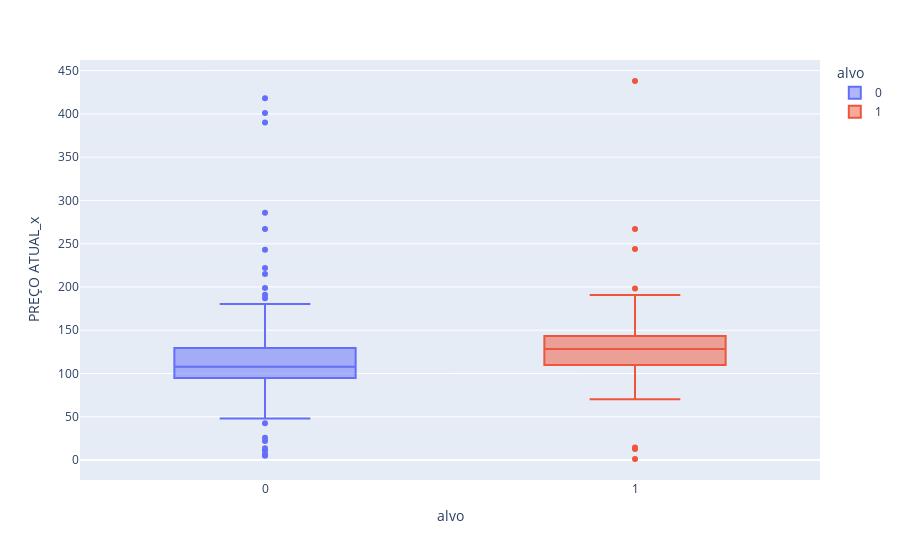

This figure's notebook cell:
### Markdown cell above
retirando outiliers:

### Code cell
px.box(dfjoin[dfjoin['PREÇO ATUAL_x']<500],x='alvo',y='PREÇO ATUAL_x',color='alvo')

### Figure 1 — Plotly figure (JSON) as saved in the notebook; plotly's stock layout.template omitted (floating-point values rounded to 4 significant figures)
{"data": [{"alignmentgroup": "True", "hovertemplate": "alvo=%{x}<br>PREÇO ATUAL_x=%{y}<extra></extra>", "legendgroup": "0", "marker": {"color": "#636efa"}, "name": "0", "notched": false, "offsetgroup": "0", "orientation": "v", "showlegend": true, "type": "box", "x": [0, 0, 0, 0, 0, 0, 0, 0, 0, 0, 0, 0, 0, 0, 0, 0, 0, 0, 0, 0, 0, 0, 0, 0, 0, 0, 0, 0, 0, 0, 0, 0, 0, 0, 0, 0, 0, 0, 0, 0, 0, 0, 0, 0, 0, 0, 0, 0, 0, 0, 0, 0, 0, 0, 0, 0, 0, 0, 0, 0, 0, 0, 0, 0, 0, 0, 0, 0, 0, 0, 0, 0, 0, 0, 0, 0, 0, 0, 0, 0, 0, 0, 0, 0, 0, 0, 0, 0, 0, 0, 0, 0, 0, 0, 0, 0, 0, 0, 0, 0, 0, 0, 0, 0, 0, 0, 0, 0, 0, 0, 0, 0], "x0": " ", "xaxis": "x", "y": [101.3, 118.7, 109, 157.5, 62.19, 103.7, 168.7, 122.8, 95, 111.3, 99.5, 100.4, 88.19, 91.49, 84.95, 110.2, 96, 59.8, 101.5, 390, 172.0, 48, 266.9, 125.6, 115, 71.9, 6.21, 5.12, 111, 401, 186.9, 110.9, 109.9, 285.9, 119, 103.0, 180.5, 198.7, 167.8, 243.0, 112.2, 191.2, 95.7, 90.66, 114.6, 130.1, 103.9, 114.3, 115.4, 6.51, 174.8, 106.9, 125.4, 110.4, 11.49, 179.2, 94.5, 96.4, 109.5, 109, 25.9, 126.5, 57.99, 108, 418, 87, 22, 107.8, 73.86, 170, 94, 54.3, 103.7, 116.5, 88, 105.5, 119, 144, 42.5, 222, 63.11, 89.34, 105.0, 97.5, 131.9, 98.08, 13.6, 115.2, 101, 98.6, 100.8, 170.5, 141.5, 148.5, 215, 103.4, 103.4, 106.2, 103.0, 134, 138.8, 108, 81.67, 129.0, 107.8, 103, 74, 104.8, 140.5, 128, 124, 11.45], "y0": " ", "yaxis": "y"}, {"alignmentgroup": "True", "hovertemplate": "alvo=%{x}<br>PREÇO ATUAL_x=%{y}<extra></extra>", "legendgroup": "1", "marker": {"color": "#EF553B"}, "name": "1", "notched": false, "offsetgroup": "1", "orientation": "v", "showlegend": true, "type": "box", "x": [1, 1, 1, 1, 1, 1, 1, 1, 1, 1, 1, 1, 1, 1, 1, 1, 1, 1, 1, 1, 1, 1, 1], "x0": " ", "xaxis": "x", "y": [126.5, 136.9, 128.2, 14.5, 1.23, 267, 190.8, 198.2, 90.1, 144.5, 138.6, 117.5, 108.8, 438.0, 139.7, 132.0, 138.0, 124.5, 124.1, 244, 12.8, 112.8, 70.2], "y0": " ", "yaxis": "y"}], "layout": {"boxmode": "overlay", "legend": {"title": {"text": "alvo"}, "tracegroupgap": 0}, "margin": {"t": 60}, "xaxis": {"anchor": "y", "categoryarray": [0, 1], "categoryorder": "array", "domain": [0, 1], "title": {"text": "alvo"}}, "yaxis": {"anchor": "x", "domain": [0, 1], "title": {"text": "PREÇO ATUAL_x"}}}}
